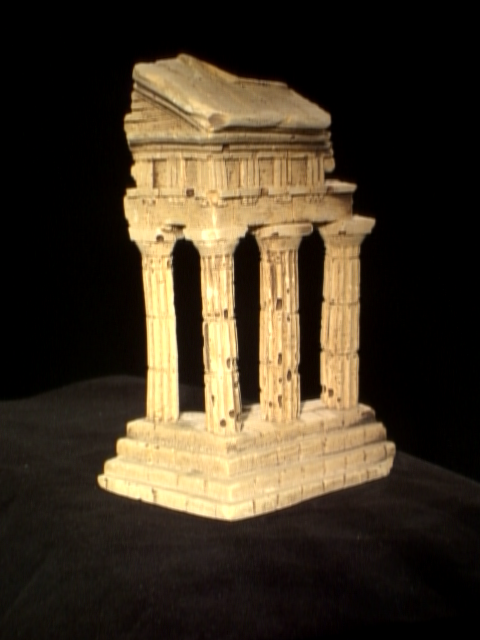
%> input picture project5/data/im1.png, 480 x 640 px
$ octave testDepth.m   (GNU Octave 9; MATLAB toolbox functions it lacks are replaced by stand-ins)
%> lines starting %> are read from the running program, lines starting %| are printed output that depends on the picture
### project5/matlab/get_disparity.m
function dispM = get_disparity(im1, im2, maxDisp, windowSize)
% GET_DISPARITY creates a disparity map from a pair of rectified images im1 and
%   im2, given the maximum disparity MAXDISP and the window size WINDOWSIZE.


mask = ones(windowSize, windowSize);
[row, col] = size(im1);
disps = zeros(row, col, maxDisp+1);
tmp = zeros(row, col);

for i=0:maxDisp
    dis = 1:(row * (col-i));


    size(im1(dis+row*i));

    tmp(dis) = (im1(dis + row*i) - im2(dis)).^2;
    size(tmp(dis));
%     if i ==2
%
%         break
%     end
    disps(:,:,i+1) = conv2(tmp, mask, 'same');
end

[~, inds] = min(disps, [], 3);
dispM = inds - 1;
end

### project5/matlab/warp_stereo.m
function [JL JR bbL bbR] = warp_stereo(IL, IR, TL, TR)

% find the smallest bb containining both images
bb = mcbb(size(IL),size(IR), TL, TR);

if bb(3)-bb(1)>3000 || bb(4)-bb(2)>3000,
    error(['XX Error: Your rectification is not correct. ' ...
          'Debug it before going further...']) ;
end


% Warp LEFT
[JL bbL] = imwarp(IL, TL, 'bilinear', bb);
% Warp RIGHT
[JR bbR] = imwarp(IR, TR, 'bilinear', bb);

end


function bb = mcbb(s1,s2,H1,H2)
% MCBB minimum common bounding box

% bb is the bounding box given as [minx; miny; maxx; maxy];
% s1 is the result of size(I1)
% s2 is the result of size(I2)


corners = [0, 0, s1(2), s1(2);
           0, s1(1), 0, s1(1)];
corners_x = p2t(H1,corners);

minx = floor(min(corners_x(1,:)));
maxx = ceil(max(corners_x(1,:)));
miny = floor(min(corners_x(2,:)));
maxy = ceil(max(corners_x(2,:)));

bb1 = [minx; miny; maxx; maxy];

corners = [0, 0, s2(2), s2(2);
           0, s2(1), 0, s2(1)];
corners_x = p2t(H2,corners);

minx = floor(min(corners_x(1,:)));
maxx = ceil(max(corners_x(1,:)));
miny = floor(min(corners_x(2,:)));
maxy = ceil(max(corners_x(2,:)));

bb2 = [minx; miny; maxx; maxy];


q1 = min([bb1';bb2']);
q2 = max([bb1';bb2']);
bb =[q1(1:2),q2(3:4)];

end

% [126 lines left out: functions imwarp, vec, ivec, not called in this run]

### project5/matlab/testDepth.m
clear all ;
% Load image and paramters
im1 = imread('../data/im1.png');
%> im1 is the input picture: size 640x480x3 uint8; mean R, G, B 65.3, 53.9, 37.1
im2 = imread('../data/im2.png');
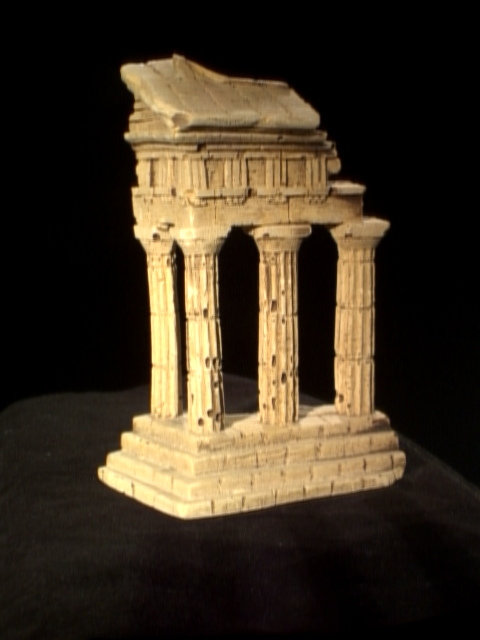
%> input picture project5/data/im2.png, 480 x 640 px
%> im2 is the input picture: size 640x480x3 uint8; mean R, G, B 60.7, 49.2, 33.3
im1 = rgb2gray(im1);
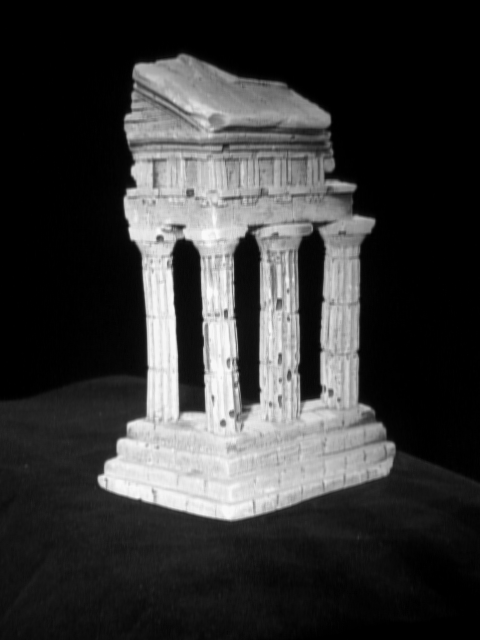
%> im1: size 640x480 uint8; min 0, max 250, mean 55.4
im2 = rgb2gray(im2);
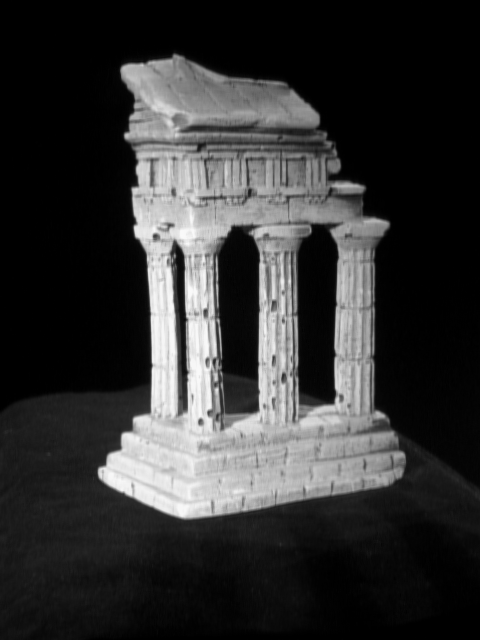
%> im2: size 640x480 uint8; min 0, max 250, mean 50.8
load('rectify.mat', 'M1', 'M2', 'K1n', 'K2n', 'R1n', 'R2n', 't1n', 't2n');

maxDisp = 20;
windowSize = 3;
dispM = get_disparity(im1, im2, maxDisp, windowSize);
%> after the loop in get_disparity, `for i=0:maxDisp`:
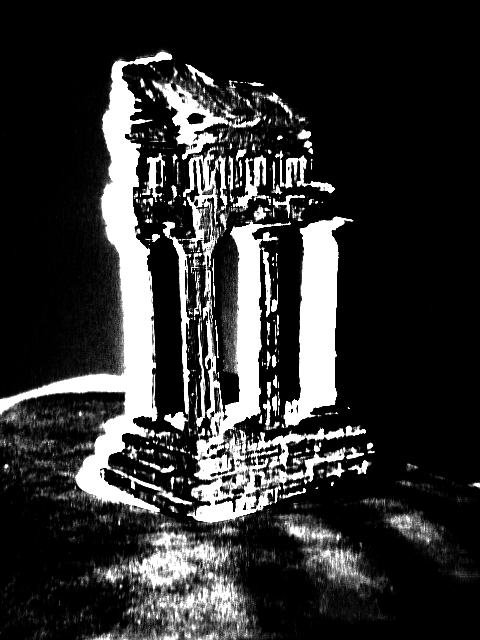
%> tmp: size 640x480 double; min 0, max 255, mean 49.9
%> in get_disparity, `[~, inds] = min(disps, [], 3);`:
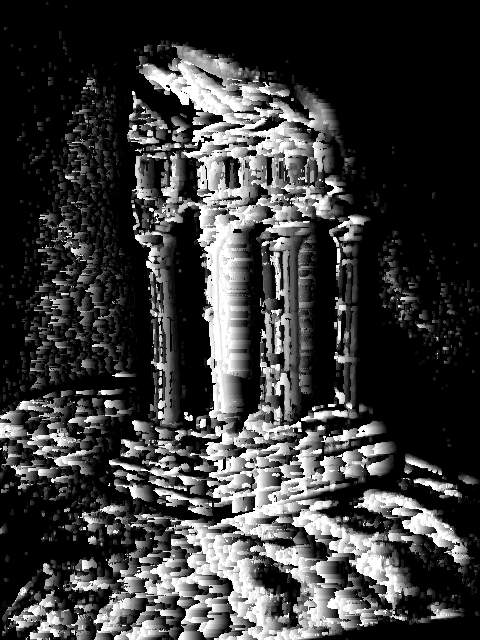
%> inds: size 640x480 double; min 1, max 21, mean 5.6; drawn with min black and max white

[rectIL, rectIR, bbL, bbR] = warp_stereo(im1, im2, M1, M2) ;
%> the run ends on the next line
